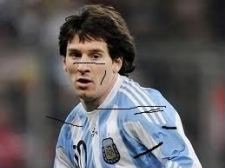
#> input picture data/messi_2.jpg, 225 x 168 px
$ jupyter execute '9.2 图像修补.ipynb'
#> lines starting #> are read from the running program, lines starting #| are printed output that depends on the picture
# 图像修补

### 目标
在本章中，
- 我们将学习如何通过一种称为“修复”的方法消除旧照片中的小噪音，笔画等。
- 我们将看到OpenCV中的修复功能。

### 基础
你们大多数人家里都会有一些旧的旧化照片，上面有黑点，一些笔触等。你是否曾经想过将其还原？我们不能简单地在绘画工具中擦除它们，因为它将简单地用白色结构代替黑色结构，这是没有用的。在这些情况下，将使用一种称为图像修复的技术。基本思想很简单：用附近的像素替换那些不良区域，使其看起来和邻近的协调。考虑下面显示的图像（摘自Wikipedia）：

基于此目的设计了几种算法，OpenCV提供了其中两种。
两者都可以通过相同的函数进行访问，**cv.inpaint**()

第一种算法基于Alexandru Telea在2004年发表的论文“基于快速行进方法的图像修补技术”。它基于快速行进方法。考虑图像中要修复的区域。算法从该区域的边界开始，并进入该区域内部，首先逐渐填充边界中的所有内容。在要修复的邻域上的像素周围需要一个小的邻域。该像素被附近所有已知像素的归一化加权总和所代替。权重的选择很重要。那些位于该点附近，边界法线附近的像素和那些位于边界轮廓线上的像素将获得更大的权重。修复像素后，将使用快速行进方法将其移动到下一个最近的像素。FMM确保首先修复已知像素附近的那些像素，以便像手动启发式操作一样工作。通过使用标志**cv.INPAINT_TELEA**启用此算法。

第二种算法基于Bertalmio，Marcelo，Andrea L. Bertozzi和Guillermo Sapiro在2001年发表的论文“ Navier-Stokes，流体动力学以及图像和视频修补”。该算法基于流体动力学并利用了 偏微分方程。基本原理是启发式的。它首先沿着边缘从已知区域移动到未知区域（因为边缘是连续的）。它延续了等距线（线连接具有相同强度的点，就像轮廓线连接具有相同高程的点一样），同时在修复区域的边界匹配梯度矢量。为此，使用了一些流体动力学方法。获得它们后，将填充颜色以减少该区域的最小差异。通过使用标志**cv.INPAINT_NS**启用此算法。

### 代码
我们需要创建一个与输入图像大小相同的掩码，其中非零像素对应于要修复的区域。其他一切都很简单。我的图像因一些黑色笔画而旧化（我手动添加了）。我使用“绘画”工具创建了相应的笔触。

[cell 1]
import numpy as np
import cv2 as cv
from matplotlib import pyplot as plt

img = cv.imread('data/messi_2.jpg')
#> img is the input picture: shape (168, 225, 3); mean B, G, R 94.9, 91.8, 94

mask = cv.imread('data/mask2.png',0)
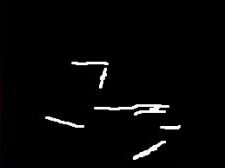
#> input picture data/mask2.png, 225 x 168 px
#> mask: shape (168, 225); min 0, max 255, mean 5.8

dst1 = cv.inpaint(img,mask,3,cv.INPAINT_TELEA)
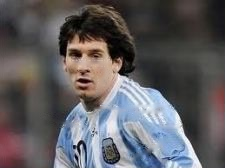
#> dst1: shape (168, 225, 3); mean B, G, R 96, 92.9, 95.1
dst2 = cv.inpaint(img,mask,3,cv.INPAINT_NS)

plt.figure(figsize=(16,12))

plt.subplot(221), plt.imshow(cv.cvtColor(img, cv.COLOR_BGR2RGB))
plt.xticks([]), plt.yticks([])
plt.subplot(222), plt.imshow(cv.cvtColor(mask, cv.COLOR_GRAY2RGB))
plt.xticks([]), plt.yticks([])
plt.subplot(223), plt.imshow(cv.cvtColor(dst1, cv.COLOR_BGR2RGB))
plt.xticks([]), plt.yticks([])
plt.subplot(224), plt.imshow(cv.cvtColor(dst2, cv.COLOR_BGR2RGB))
plt.xticks([]), plt.yticks([])

plt.show()
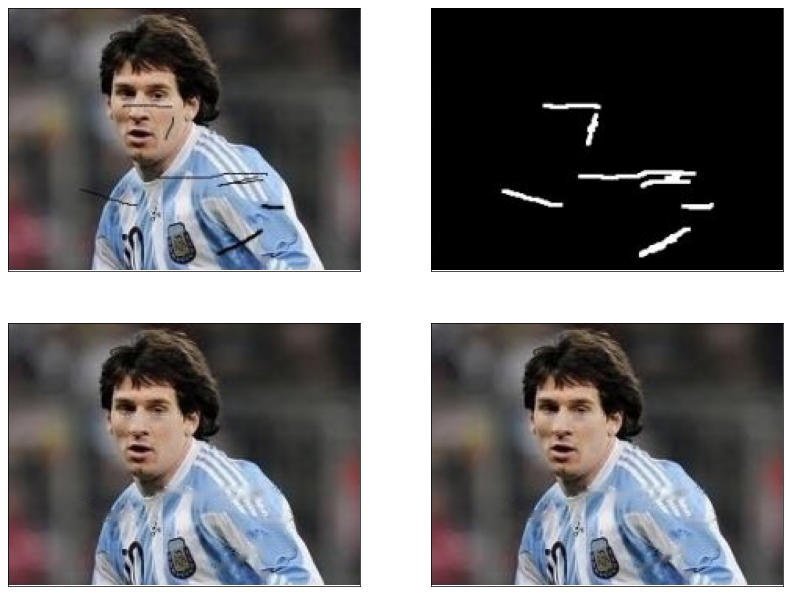
#> figure drawn by matplotlib, 4 panels
